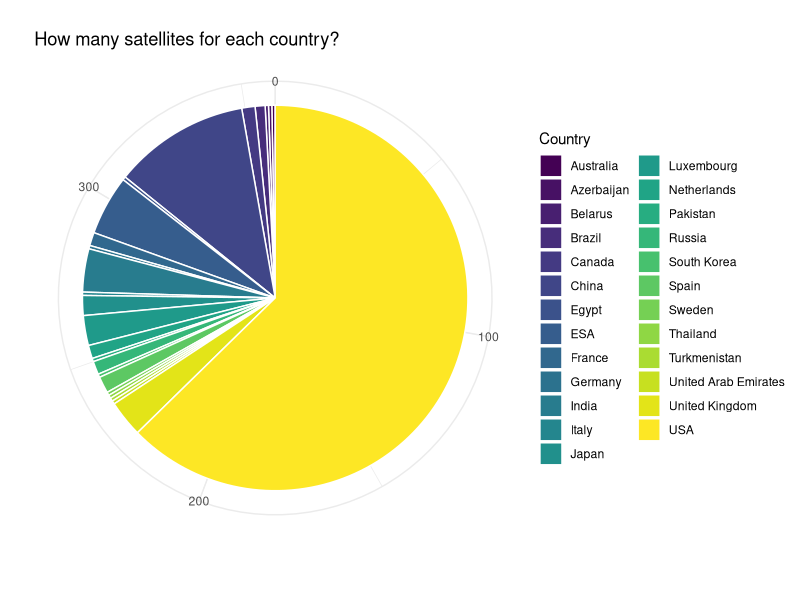
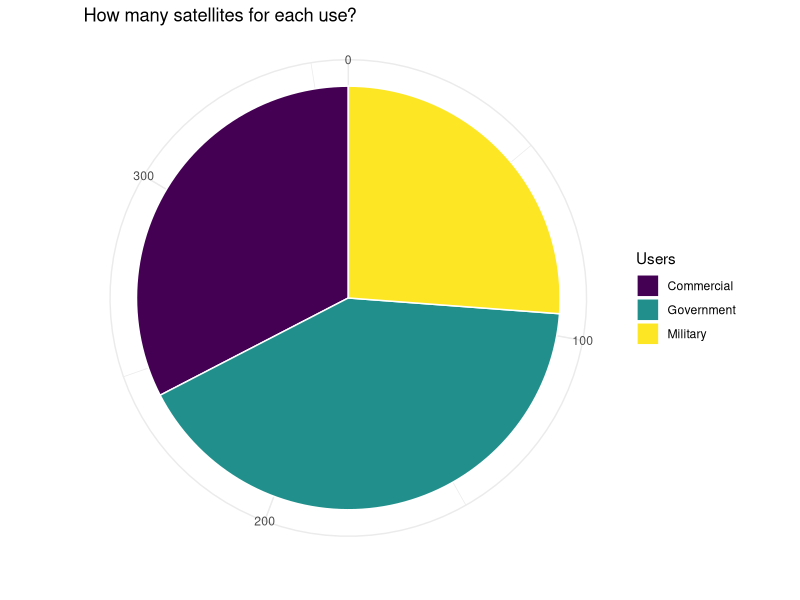
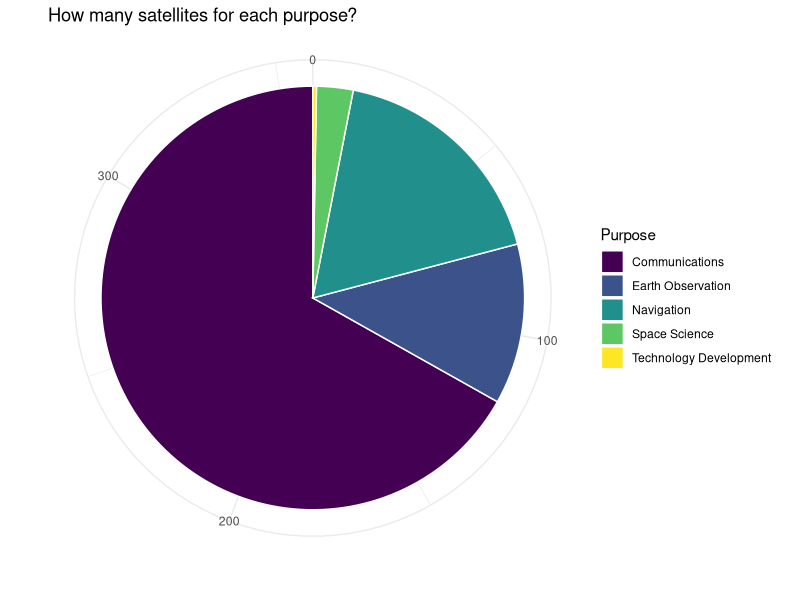
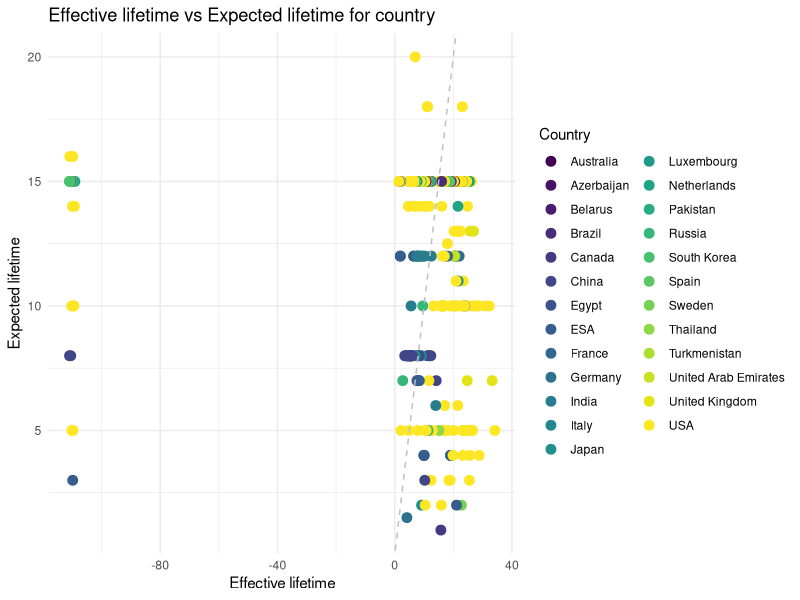
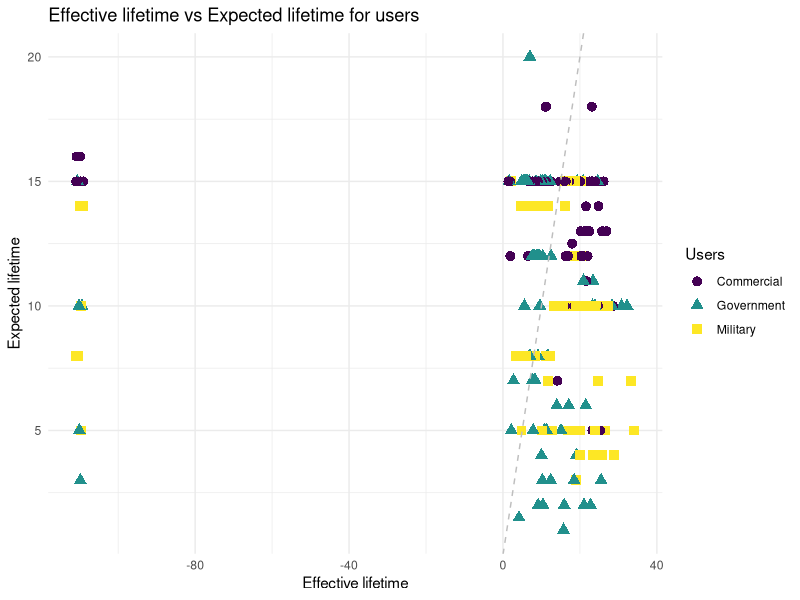
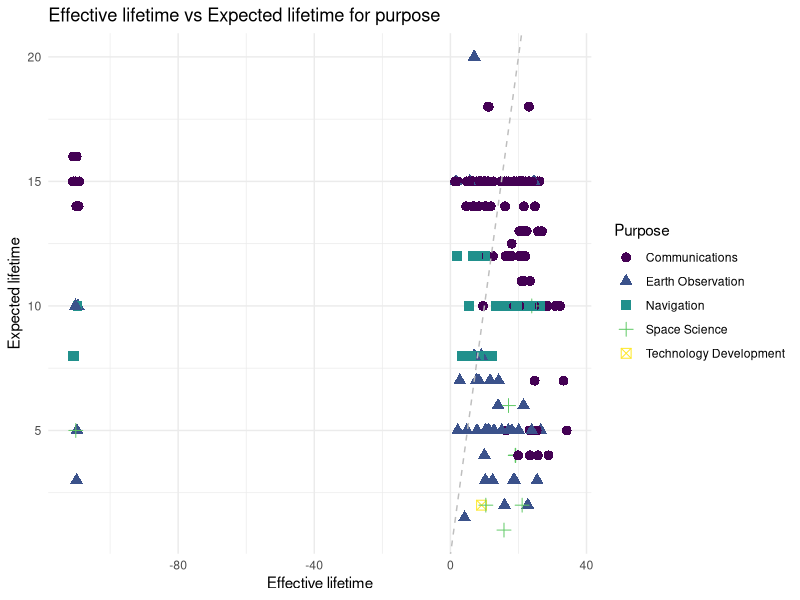
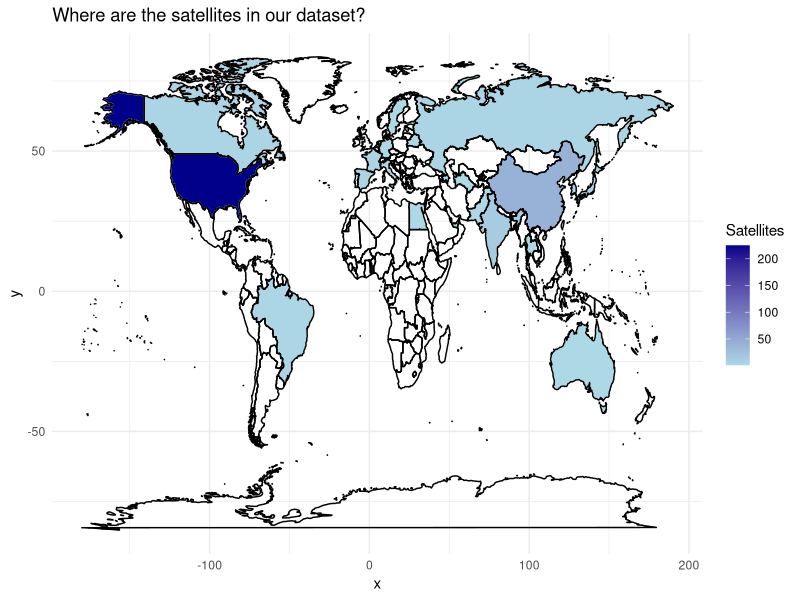

These figures' R source, in order:
library(readxl)
data <- read_excel("../Dataset/Data_Satellites.xlsx", col_names = TRUE)

# Per i grafici tolgo Multinational
Id <- data$Country!='Multinational'
data <- data[Id, ]

#install.packages("png")
library(png)

# Install required package for generating plot
#install.packages("ggplot2")
library(ggplot2)

##### Grafico a torta per numero di satelliti in ogni paese 

Stati <- unique(data$Country)

Occorrenze <- table(data$Country)
df <- as.data.frame(Occorrenze)

ggplot(df, aes(x = "", y = Occorrenze, fill = Var1)) +
  geom_bar(stat = "identity", width = 1, color = "white") +
  coord_polar("y") +
  theme_minimal() +
  scale_fill_viridis_d()+
  labs(title = "How many satellites for each country?", fill = "Country", x = "", y = " ")


##### Grafico a torta per users
Occorrenze <- table(data$Users)
df <- as.data.frame(Occorrenze)

ggplot(df, aes(x = "", y = Occorrenze, fill = Var1)) +
  geom_bar(stat = "identity", width = 1, color = "white") +
  coord_polar("y") +
  theme_minimal() +
  scale_fill_viridis_d()+
  labs(title = "How many satellites for each use?", fill = 'Users', x = "", y = " ")

##### Grafico a torta per Purpose

Occorrenze <- table(data$Purpose)
df <- as.data.frame(Occorrenze)

ggplot(df, aes(x = "", y = Occorrenze, fill = Var1)) +
  geom_bar(stat = "identity", width = 1, color = "white") +
  coord_polar("y") +
  theme_minimal() +
  scale_fill_viridis_d()+
  labs(title = "How many satellites for each purpose?", fill = 'Purpose', x = "", y = " ")



############ Expected Life vs Effective life for country
x1 <- data$`Effective Lifetime`
y1 <- data$`Expected Lifetime`
Paesi <- data$Country

df <- data.frame(x1,y1,Paesi)

# Crea lo scatterplot
ggplot(df, aes(x = x1, y = y1, color = Paesi)) +
  geom_point(size = 3) +
  geom_abline(intercept = 0, slope = 1, linetype = "dashed", color = "gray") +
  scale_colour_viridis_d()+
  theme_minimal()+
  labs(title = "Effective lifetime vs Expected lifetime for country",
       x = "Effective lifetime",
       y = "Expected lifetime",
       color = "Country") 


############ Expected Life vs Effective life for Users
x1 <- data$`Effective Lifetime`
y1 <- data$`Expected Lifetime`
Users <- data$Users

df <- data.frame(x1,y1,Users)


# Crea lo scatterplot
ggplot(df, aes(x = x1, y = y1, shape = Users, color = Users)) +
  geom_point(size = 3) +
  geom_abline(intercept = 0, slope = 1, linetype = "dashed", color = "gray") +
  scale_colour_viridis_d()+
  theme_minimal()+
  labs(title = "Effective lifetime vs Expected lifetime for users",
       x = "Effective lifetime",
       y = "Expected lifetime") 


############ Expected Life vs Effective life for Purpose
x1 <- data$`Effective Lifetime`
y1 <- data$`Expected Lifetime`
Purpose <- data$Purpose

df <- data.frame(x1,y1,Purpose)


# Crea lo scatterplot
ggplot(df, aes(x = x1, y = y1, shape = Purpose, color = Purpose)) +
  geom_point(size = 3) +
  geom_abline(intercept = 0, slope = 1, linetype = "dashed", color = "gray") +
  scale_colour_viridis_d()+
  theme_minimal()+
  labs(title = "Effective lifetime vs Expected lifetime for purpose",
       x = "Effective lifetime",
       y = "Expected lifetime") 


###### per salvare immagine

# Save plot as PNG image
png(filename = "GraficoEsempio.png",
    width = 800,
    height = 600,
    units = "px",
    pointsize = 12,
    bg = "white")
print(plot)
dev.off()


######################## satelliti con cartina mondo

Occorrenze <- table(data$Country)

df <- as.data.frame(Occorrenze)

# Unisci i dati geografici con le occorrenze
world_map <- map_data("world")
merged_data <- merge(world_map, df, by.x = "region", by.y = "Var1", all.x = TRUE)
merged_data <- merged_data[,c(1:5,7)]



# Crea il ggplot con geo_map
ggplot() +
  geom_map(data = df, map = world_map, aes(map_id = Var1, fill = Freq),
           color = "white", size = 0.5) +
  geom_map(data = world_map, map = world_map, aes(map_id = region),
           color = "black", size = 0.5, fill = NA) +
  expand_limits(x = world_map$long, y = world_map$lat) +
  scale_fill_gradient(low = "lightblue", high = "darkblue", name = "Satellites") +
  theme_minimal() +
  labs(title = "Where are the satellites in our dataset?")

